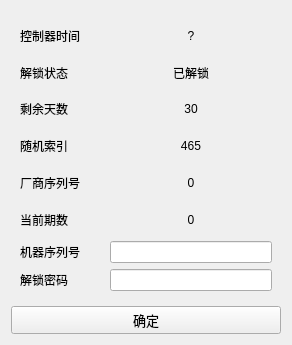
<?xml version="1.0" encoding="UTF-8"?>
<ui version="4.0">
 <class>DogDecryptForm</class>
 <widget class="QWidget" name="DogDecryptForm">
  <property name="geometry">
   <rect>
    <x>0</x>
    <y>0</y>
    <width>292</width>
    <height>345</height>
   </rect>
  </property>
  <property name="windowTitle">
   <string>Form</string>
  </property>
  <layout class="QGridLayout" name="gridLayout_2">
   <item row="0" column="0">
    <widget class="QWidget" name="widget" native="true">
     <layout class="QGridLayout" name="gridLayout">
      <property name="horizontalSpacing">
       <number>30</number>
      </property>
      <item row="8" column="0">
       <widget class="QLabel" name="label_MCserial">
        <property name="font">
         <font>
          <pointsize>9</pointsize>
         </font>
        </property>
        <property name="text">
         <string>机器序列号</string>
        </property>
       </widget>
      </item>
      <item row="5" column="0">
       <widget class="QLabel" name="label_Term">
        <property name="font">
         <font>
          <pointsize>9</pointsize>
         </font>
        </property>
        <property name="text">
         <string>当前期数</string>
        </property>
       </widget>
      </item>
      <item row="0" column="0">
       <widget class="QLabel" name="label_Time">
        <property name="font">
         <font>
          <pointsize>9</pointsize>
         </font>
        </property>
        <property name="text">
         <string>控制器时间</string>
        </property>
       </widget>
      </item>
      <item row="0" column="1">
       <widget class="QLabel" name="edit_Time">
        <property name="font">
         <font>
          <pointsize>9</pointsize>
         </font>
        </property>
        <property name="text">
         <string>?</string>
        </property>
        <property name="alignment">
         <set>Qt::AlignCenter</set>
        </property>
       </widget>
      </item>
      <item row="1" column="0">
       <widget class="QLabel" name="label_UnlockStatus">
        <property name="font">
         <font>
          <pointsize>9</pointsize>
         </font>
        </property>
        <property name="text">
         <string>解锁状态</string>
        </property>
       </widget>
      </item>
      <item row="1" column="1">
       <widget class="QLabel" name="edit_UnlockStatus">
        <property name="font">
         <font>
          <pointsize>9</pointsize>
         </font>
        </property>
        <property name="text">
         <string>已解锁</string>
        </property>
        <property name="alignment">
         <set>Qt::AlignCenter</set>
        </property>
       </widget>
      </item>
      <item row="2" column="0">
       <widget class="QLabel" name="label_RremaDay">
        <property name="font">
         <font>
          <pointsize>9</pointsize>
         </font>
        </property>
        <property name="text">
         <string>剩余天数</string>
        </property>
       </widget>
      </item>
      <item row="2" column="1">
       <widget class="QLabel" name="edit_RremaDay">
        <property name="font">
         <font>
          <pointsize>9</pointsize>
         </font>
        </property>
        <property name="text">
         <string>30</string>
        </property>
        <property name="alignment">
         <set>Qt::AlignCenter</set>
        </property>
       </widget>
      </item>
      <item row="3" column="0">
       <widget class="QLabel" name="label_Random">
        <property name="font">
         <font>
          <pointsize>9</pointsize>
         </font>
        </property>
        <property name="text">
         <string>随机索引</string>
        </property>
       </widget>
      </item>
      <item row="3" column="1">
       <widget class="QLabel" name="edit_Random">
        <property name="font">
         <font>
          <pointsize>9</pointsize>
         </font>
        </property>
        <property name="text">
         <string>465</string>
        </property>
        <property name="alignment">
         <set>Qt::AlignCenter</set>
        </property>
       </widget>
      </item>
      <item row="4" column="0">
       <widget class="QLabel" name="label_MFserial">
        <property name="font">
         <font>
          <pointsize>9</pointsize>
         </font>
        </property>
        <property name="text">
         <string>厂商序列号</string>
        </property>
       </widget>
      </item>
      <item row="4" column="1">
       <widget class="QLabel" name="edit_MFserial">
        <property name="font">
         <font>
          <pointsize>9</pointsize>
         </font>
        </property>
        <property name="text">
         <string>0</string>
        </property>
        <property name="alignment">
         <set>Qt::AlignCenter</set>
        </property>
       </widget>
      </item>
      <item row="9" column="1">
       <widget class="QLineEditStandard" name="edit_Password">
        <property name="font">
         <font>
          <pointsize>9</pointsize>
         </font>
        </property>
        <property name="alignment">
         <set>Qt::AlignCenter</set>
        </property>
       </widget>
      </item>
      <item row="9" column="0">
       <widget class="QLabel" name="label_Password">
        <property name="font">
         <font>
          <pointsize>9</pointsize>
         </font>
        </property>
        <property name="text">
         <string>解锁密码</string>
        </property>
       </widget>
      </item>
      <item row="5" column="1">
       <widget class="QLabel" name="edit_Term">
        <property name="font">
         <font>
          <pointsize>9</pointsize>
         </font>
        </property>
        <property name="text">
         <string>0</string>
        </property>
        <property name="alignment">
         <set>Qt::AlignCenter</set>
        </property>
       </widget>
      </item>
      <item row="8" column="1">
       <widget class="QLineEditStandard" name="edit_MCserial">
        <property name="font">
         <font>
          <pointsize>9</pointsize>
         </font>
        </property>
        <property name="text">
         <string/>
        </property>
        <property name="alignment">
         <set>Qt::AlignCenter</set>
        </property>
       </widget>
      </item>
     </layout>
    </widget>
   </item>
   <item row="1" column="0">
    <widget class="QPushButton" name="Ok">
     <property name="font">
      <font>
       <pointsize>10</pointsize>
      </font>
     </property>
     <property name="text">
      <string>确定</string>
     </property>
    </widget>
   </item>
  </layout>
 </widget>
 <customwidgets>
  <customwidget>
   <class>QLineEditStandard</class>
   <extends>QLineEdit</extends>
   <header>widgets/qlineeditstandard.h</header>
  </customwidget>
 </customwidgets>
 <resources/>
 <connections/>
</ui>
